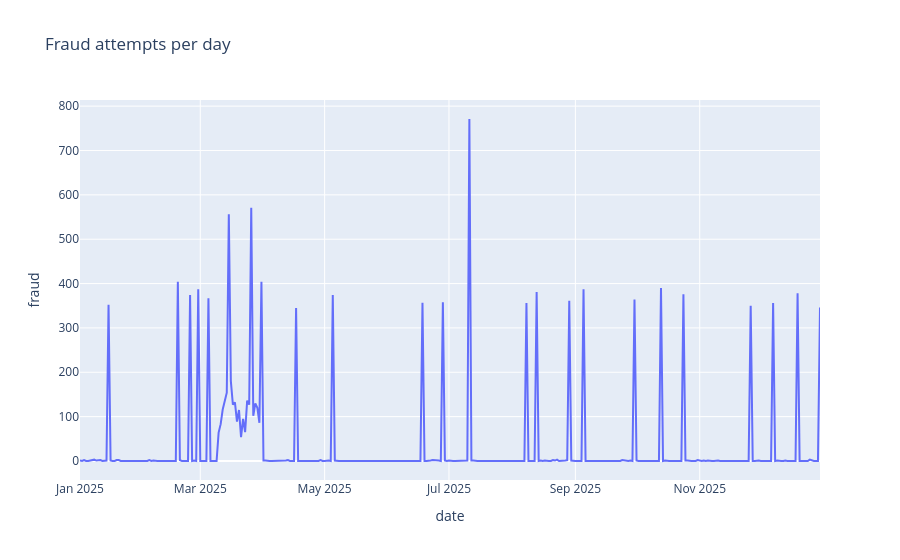

Here is the notebook cell this chart was saved with:
### Code cell
fig = px.line(daily, x='date', y='fraud', title='Fraud attempts per day')
fig.show()

### Figure 1 — Plotly figure (JSON) as saved in the notebook; plotly's stock layout.template omitted (floating-point values rounded to 4 significant figures; data arrays with more than 128 entries replaced by an {"elided": "..."} marker saying what was removed)
{"data": [{"hovertemplate": "date=%{x}<br>fraud=%{y}<extra></extra>", "legendgroup": "", "line": {"color": "#636efa", "dash": "solid"}, "marker": {"symbol": "circle"}, "mode": "lines", "name": "", "orientation": "v", "showlegend": false, "type": "scatter", "x": {"elided": "364 str values"}, "xaxis": "x", "y": {"elided": "364 int values"}, "yaxis": "y"}], "layout": {"legend": {"tracegroupgap": 0}, "title": {"text": "Fraud attempts per day"}, "xaxis": {"anchor": "y", "domain": [0.0, 1.0], "title": {"text": "date"}}, "yaxis": {"anchor": "x", "domain": [0.0, 1.0], "title": {"text": "fraud"}}}}
